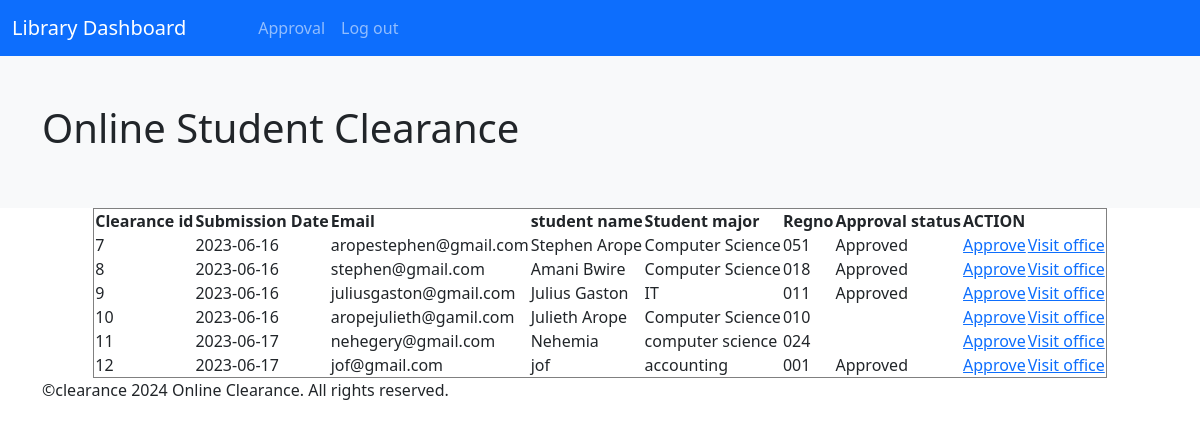
The page /library.php on the database its author committed.
### tables this page shows
CREATE TABLE `clearance` (
  `clearance_id` int(11) NOT NULL,
  `student_id` int(11) DEFAULT NULL,
  `status` varchar(50) DEFAULT NULL,
  `submission_date` date DEFAULT NULL,
  `student_email` varchar(50) DEFAULT NULL,
  `student_name` varchar(50) DEFAULT NULL,
  `student_major` varchar(50) DEFAULT NULL,
  `matric` varchar(50) DEFAULT NULL,
  `username` varchar(50) DEFAULT NULL,
  `lib` varchar(20) DEFAULT NULL,
  `finance` varchar(10) DEFAULT NULL,
  `services` varchar(10) DEFAULT NULL
);

### library.php (the view, shortened to what this page needs)
<html>
<head>
	<link rel="stylesheet" type="text/css" href="bootstrap.css">
</head>
<body>
	<header>
		<nav class="navbar navbar-expand-lg navbar-dark bg-primary">
			<div class="container-fluid">
				<a class="navbar-brand" href="#">Library Dashboard</a>
				<div class="collapse navbar-collapse" id="navbarNav">
					<ul class="navbar-nav">
						<li class="nav-item">
							<a class="nav-link" href=""></a>
						</li>
						<li class="nav-item">
							<a class="nav-link" href="#"></a>
						</li>
						<li class="nav-item">
							<a class="nav-link" href="#"></a>
						</li>
						<li class="nav-item">
							<a class="nav-link" href="approveclearance.php">Approval</a>
						</li>
						<li class="nav-item">
							<a class="nav-link" href="logout.php">Log out</a>
						</li>
					</ul>
				</div>
			</div>
		</nav>
	</header>
	<section id="hero" class="bg-light">
		<div class="container py-5">
			<div class="row">
				<div class="col-md-8">
					<h1>Online Student Clearance</h1>
				</div>
			</div>
		</div>
	</section>
	<div class="container">
		<?php
	$link = mysqli_connect("localhost","root","","clearancedb");
$query="select * from clearance";
$result=mysqli_query($link,$query);
echo "<table border='' align='center'>";
echo "<tr>
        <th>Clearance id</th>
        <th>Submission Date</th>
        <th>Email</th>
        <th>student name</th>
        <th>Student major</th>
        <th>Regno</th>
        <th>Approval status</th>
        <th colspan='2'>ACTION</th>
    </tr>";
while($row=mysqli_fetch_array($result)){
    echo "<tr>";
    echo "<td>".$row['clearance_id']."</td>";
    echo "<td>".$row['submission_date']."</td>";
    echo "<td>".$row['student_email']."</td>";
    echo "<td>".$row['student_name']."</td>";
    echo "<td>".$row['student_major']."</td>";
    echo "<td>".$row['matric']."</td>";
    echo "<td>".$row['lib']."</td>";
    echo "<td><a href='approval_lib.php?id=".$row['clearance_id']."'>Approve</a></td>";
	echo "<td><a href='visit_library.php?id=".$row['clearance_id']."'>Visit office</a></td>";
    echo "</tr>";
}
echo"</table>";
?>
	<p>&copyclearance <?php echo date("Y"); ?> Online Clearance. All rights reserved.</p>
</body>
</html>

### rows shown on the page
clearance: clearance_id "7", submission_date "2023-06-16", student_email "aropestephen@gmail.com", student_name "Stephen Arope", student_major "Computer Science", matric "051", lib "Approved"
clearance: clearance_id "8", submission_date "2023-06-16", student_email "stephen@gmail.com", student_name "Amani Bwire", student_major "Computer Science", matric "018", lib "Approved"
clearance: clearance_id "9", submission_date "2023-06-16", student_email "juliusgaston@gmail.com", student_name "Julius Gaston", student_major "IT", matric "011", lib "Approved"
clearance: clearance_id "10", submission_date "2023-06-16", student_email "aropejulieth@gamil.com", student_name "Julieth Arope", student_major "Computer Science", matric "010"
clearance: clearance_id "11", submission_date "2023-06-17", student_email "nehegery@gmail.com", student_name "Nehemia", student_major "computer science", matric "024"
clearance: clearance_id "12", submission_date "2023-06-17", student_email "jof@gmail.com", student_name "jof", student_major "accounting", matric "001", lib "Approved"
